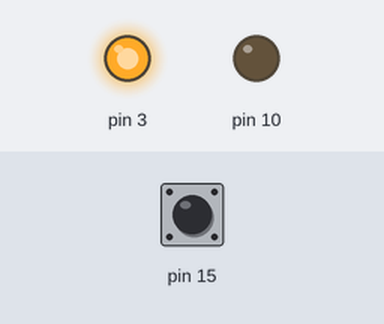
A sketch run on a simulated Arduino Uno, built with avr-gcc and run on an emulated ATmega328P. Parts: output pins drawn as LEDs (lit = HIGH). Dashed ring = blinking. The test bench sets the inputs (shaded band); at power-on: pin 15 HIGH.

Above: at 1.2 s.
1.3 s: pin 15 driven LOW
At 2.04 s:
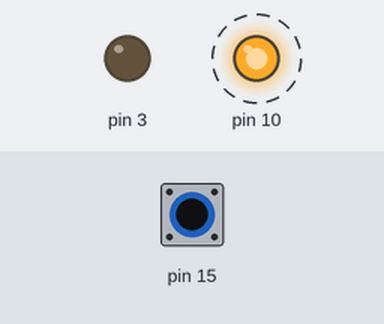
4.3 s: pin 15 driven HIGH
At 5.4 s:
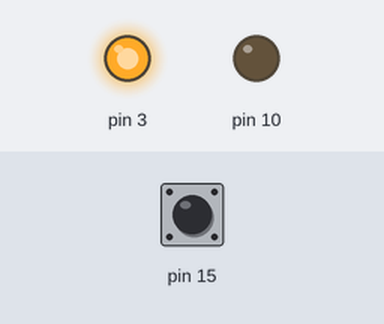
5.8 s: pin 15 pulsed LOW 5 times (0.12 s each, 0.3 s apart)
At 8.3 s:
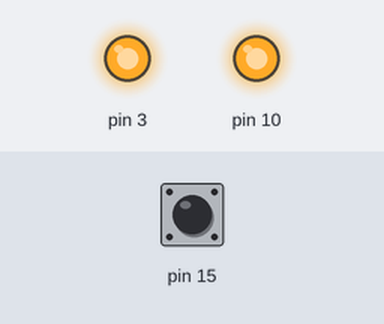
Timing chart, 0 to 9.8 s (numbered marks = the images above; inputs shaded):
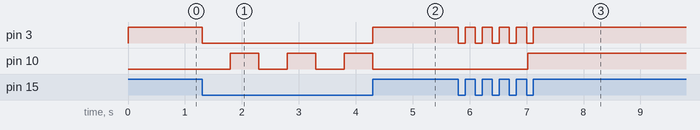

The sketch:

Ejercico_17.ino
```cpp
// Configure la tarjeta Arduino para que haga parpadear al LED conectado en PB2 del shield multifunción,
// con una frecuencia de 1 Hz, mientras se mantenga presionado el botón A1(PC1)
// Nuevamente se hará uso de las interrupciones por cambios en las terminales para detectar los eventos en el botón.
// Pero la respuesta automática del temporizador 1 ahora será en la salida OC1B

void setup()
{
	// config. I/O
	DDRC = 0x00;
	DDRB = 0x04;	// Salida en PB2
	DDRD = 0x08;	// PD3 es salida
	PORTD = 0x08; 	// Buzzer Apagado

	// config. PCINT1
	PCMSK1 = 0x02;	// Máscara para PC1
	PCICR = 0x02;	// Habilita PCINT1

	// config. Timer 1
	ICR1 = 31249;
	OCR1B = 31249;
	TCCR1A = 0x10;	// Modo 12, Respuesta automática en OC1B
	TCCR1B = 0x18;
	TCCR1C = 0x00;
}

ISR(PCINT1_vect) {
	if(!(PINC & 0x02)) {
		TCCR1B = 0x1C;	// reloj con preescalador
		PORTD = 0x00;
	} else {
		TCCR1B = 0x18;	// sin reloj
		PORTD = 0x08;
	}
}

void loop()
{

}
```

Measured:
- after the input at 1.3 s, pin 3: HIGH → LOW at once; pin 10: alternates HIGH for 0.50 s and LOW for 0.50 s, starting after 0.50 s
- after the input at 4.3 s, pin 3: LOW → HIGH at once; pin 10: stays LOW (without the input it goes to HIGH after 0.50 s)
- after the input at 5.8 s, pin 3: alternates HIGH for 0.18 s and LOW for 0.12 s, 10 changes in all, then stays HIGH, starting at once; pin 10: LOW → HIGH after 1.2 s
